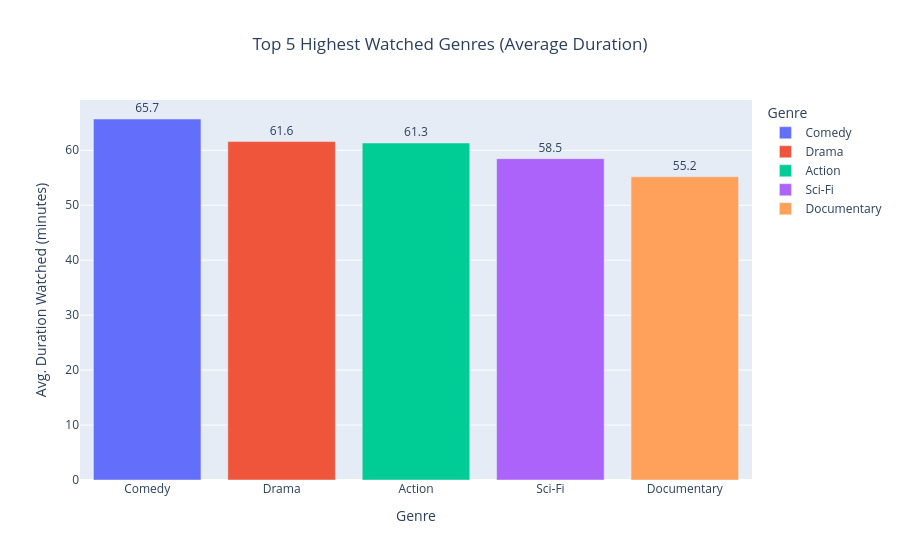

Notebook source saved alongside this figure:
### Code cell
streaming_vs.columns = streaming_vs.columns.str.replace('[^A-Za-z0-9_]+', '_', regex=True)


retention_v = streaming_vs.groupby('Genre')['Duration_Watched_minutes_'].mean()


top_5_retention_t = retention_v.sort_values(ascending=False).head(5)



top_5_df = top_5_retention_t.reset_index()
top_5_df.columns = ['Genre', 'Average_Duration_Watched']


fig = px.bar(top_5_df, 
             x='Genre', 
             y='Average_Duration_Watched', color='Genre',            
             title='Top 5 Highest Watched Genres (Average Duration)',             
             labels={'Average_Duration_Watched': 'Avg. Duration Watched (minutes)'},             
             text='Average_Duration_Watched')



fig.update_layout(title_x=0.5, legend_title_text='Genre')
fig.update_traces(texttemplate='%{text:.1f}', textposition='outside')


fig.show()

### Figure 1 — Plotly figure (JSON) as saved in the notebook; plotly's stock layout.template omitted (floating-point values rounded to 4 significant figures)
{"data": [{"alignmentgroup": "True", "hovertemplate": "Genre=%{x}<br>Avg. Duration Watched (minutes)=%{text}<extra></extra>", "legendgroup": "Comedy", "marker": {"color": "#636efa", "pattern": {"shape": ""}}, "name": "Comedy", "offsetgroup": "Comedy", "orientation": "v", "showlegend": true, "text": [65.69], "textposition": "outside", "texttemplate": "%{text:.1f}", "type": "bar", "x": ["Comedy"], "xaxis": "x", "y": [65.69], "yaxis": "y"}, {"alignmentgroup": "True", "hovertemplate": "Genre=%{x}<br>Avg. Duration Watched (minutes)=%{text}<extra></extra>", "legendgroup": "Drama", "marker": {"color": "#EF553B", "pattern": {"shape": ""}}, "name": "Drama", "offsetgroup": "Drama", "orientation": "v", "showlegend": true, "text": [61.59], "textposition": "outside", "texttemplate": "%{text:.1f}", "type": "bar", "x": ["Drama"], "xaxis": "x", "y": [61.59], "yaxis": "y"}, {"alignmentgroup": "True", "hovertemplate": "Genre=%{x}<br>Avg. Duration Watched (minutes)=%{text}<extra></extra>", "legendgroup": "Action", "marker": {"color": "#00cc96", "pattern": {"shape": ""}}, "name": "Action", "offsetgroup": "Action", "orientation": "v", "showlegend": true, "text": [61.33], "textposition": "outside", "texttemplate": "%{text:.1f}", "type": "bar", "x": ["Action"], "xaxis": "x", "y": [61.33], "yaxis": "y"}, {"alignmentgroup": "True", "hovertemplate": "Genre=%{x}<br>Avg. Duration Watched (minutes)=%{text}<extra></extra>", "legendgroup": "Sci-Fi", "marker": {"color": "#ab63fa", "pattern": {"shape": ""}}, "name": "Sci-Fi", "offsetgroup": "Sci-Fi", "orientation": "v", "showlegend": true, "text": [58.48], "textposition": "outside", "texttemplate": "%{text:.1f}", "type": "bar", "x": ["Sci-Fi"], "xaxis": "x", "y": [58.48], "yaxis": "y"}, {"alignmentgroup": "True", "hovertemplate": "Genre=%{x}<br>Avg. Duration Watched (minutes)=%{text}<extra></extra>", "legendgroup": "Documentary", "marker": {"color": "#FFA15A", "pattern": {"shape": ""}}, "name": "Documentary", "offsetgroup": "Documentary", "orientation": "v", "showlegend": true, "text": [55.18], "textposition": "outside", "texttemplate": "%{text:.1f}", "type": "bar", "x": ["Documentary"], "xaxis": "x", "y": [55.18], "yaxis": "y"}], "layout": {"barmode": "relative", "legend": {"title": {"text": "Genre"}, "tracegroupgap": 0}, "title": {"text": "Top 5 Highest Watched Genres (Average Duration)", "x": 0.5}, "xaxis": {"anchor": "y", "categoryarray": ["Comedy", "Drama", "Action", "Sci-Fi", "Documentary"], "categoryorder": "array", "domain": [0, 1], "title": {"text": "Genre"}}, "yaxis": {"anchor": "x", "domain": [0, 1], "title": {"text": "Avg. Duration Watched (minutes)"}}}}
